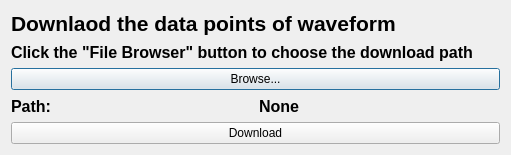
<?xml version="1.0" encoding="UTF-8"?>
<ui version="4.0">
 <class>Dialog</class>
 <widget class="QDialog" name="Dialog">
  <property name="geometry">
   <rect>
    <x>0</x>
    <y>0</y>
    <width>511</width>
    <height>155</height>
   </rect>
  </property>
  <property name="windowTitle">
   <string>Dialog</string>
  </property>
  <layout class="QVBoxLayout" name="verticalLayout">
   <item>
    <layout class="QGridLayout" name="gridLayout">
     <item row="2" column="0">
      <widget class="QPushButton" name="browse_file">
       <property name="text">
        <string>Browse...</string>
       </property>
      </widget>
     </item>
     <item row="1" column="0">
      <widget class="QLabel" name="label">
       <property name="font">
        <font>
         <pointsize>12</pointsize>
         <weight>75</weight>
         <bold>true</bold>
        </font>
       </property>
       <property name="text">
        <string>Click the &quot;File Browser&quot; button to choose the download path</string>
       </property>
      </widget>
     </item>
     <item row="3" column="0">
      <layout class="QHBoxLayout" name="horizontalLayout">
       <item>
        <widget class="QLabel" name="label_2">
         <property name="font">
          <font>
           <pointsize>12</pointsize>
           <weight>75</weight>
           <bold>true</bold>
          </font>
         </property>
         <property name="text">
          <string>Path:</string>
         </property>
        </widget>
       </item>
       <item>
        <widget class="QLabel" name="pathOfFile">
         <property name="font">
          <font>
           <pointsize>12</pointsize>
           <weight>75</weight>
           <bold>true</bold>
          </font>
         </property>
         <property name="text">
          <string>None</string>
         </property>
        </widget>
       </item>
      </layout>
     </item>
     <item row="0" column="0">
      <widget class="QLabel" name="label_3">
       <property name="font">
        <font>
         <pointsize>16</pointsize>
         <weight>75</weight>
         <bold>true</bold>
        </font>
       </property>
       <property name="text">
        <string>Downlaod the data points of waveform</string>
       </property>
      </widget>
     </item>
    </layout>
   </item>
   <item>
    <widget class="QPushButton" name="download_btn">
     <property name="text">
      <string>Download</string>
     </property>
    </widget>
   </item>
  </layout>
 </widget>
 <resources/>
 <connections/>
</ui>
